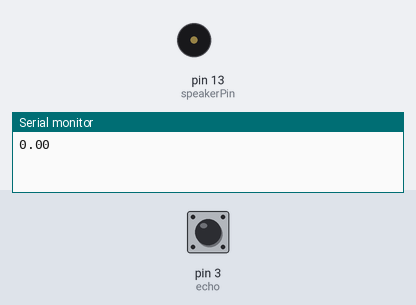
A sketch run on a simulated Arduino Uno, built with avr-gcc and run on an emulated ATmega328P. Shown: buzzer (waves = sounding), the last lines printed to the serial monitor. Inputs (shaded band) come from the test bench; at power-on: pin 3 (echo) LOW.

Above: at 1.2 s.
1.3 s: pin 3 (echo) pulsed HIGH 2 times (0.12 s each, 0.3 s apart)
At 2.3 s:
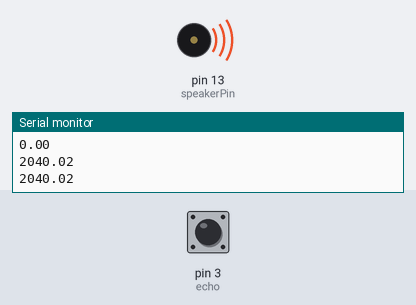
Timing chart, 0 to 4.3 s (numbered marks = the images above; inputs shaded):
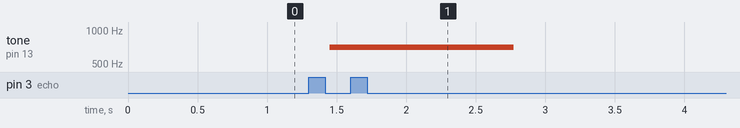

Measured:
- after the input at 1.3 s, tone on pin 13 (speakerPin): silent → 700 Hz after 0.15 s, → silent 1.3 s later

The sketch:

check_holes.ino
```cpp
int trig = 2; //set port
int echo = 3; //set port
int speakerPin = 13;
int sound = 700;

void setup() {
  pinMode(speakerPin, OUTPUT);
  pinMode(trig, OUTPUT);
  pinMode(echo, INPUT);
  Serial.begin(9600);
}
void siren() {
  for (int i = 0; i < 801; i ++ ) {
     tone(speakerPin, sound + i);
  }
   for (int i = 0; i < 801; i ++) {
     tone(speakerPin, sound + 800 - i);
  }
  return;
}
void loop() {
  float length1, distance1;
  digitalWrite(trig, LOW);
  delay(2);
  digitalWrite(trig, HIGH);
  delay(10);
  digitalWrite(trig, LOW);
  length1 = pulseIn(echo, HIGH);


  distance1 = ((float)(340 * length1) / 10000) / 2;
  if(distance1 < 25) {
    noTone(speakerPin);
  }
  if(distance1 >= 25) {
    siren();
  }
  Serial.println(distance1);
  delay(10);
}
```
